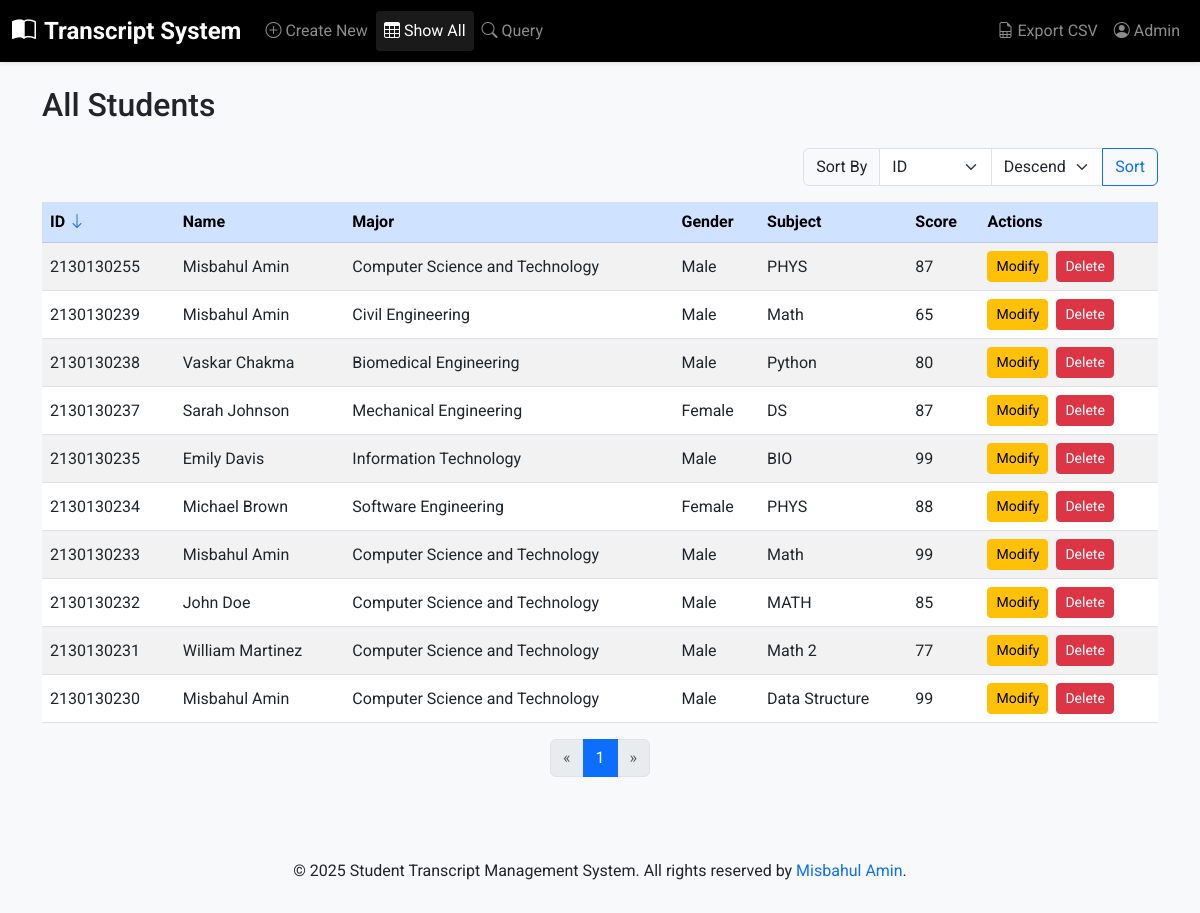
The page /list/?sort=student_id&order=desc on the database its author committed.
### students/models.py (models this page shows, shortened)
class Student(models.Model):
    MAJOR_CHOICES = [
    ('CST', 'Computer Science and Technology'),
    ('SE', 'Software Engineering'),
    ('IT', 'Information Technology'),
    ('ECE', 'Electronics and Communication Engineering'),
    ('ME', 'Mechanical Engineering'),
    ('EE', 'Electrical Engineering'),
    ('CE', 'Civil Engineering'),
    ('AE', 'Aerospace Engineering'),
    ('BME', 'Biomedical Engineering'),
    ('CHE', 'Chemical Engineering'),
    ('ENV', 'Environmental Engineering'),
    ('DS', 'Data Science'),
    ('AI', 'Artificial Intelligence'),
    ('CY', 'Cybersecurity'),
    ('IS', 'Information Systems'),
    ('BT', 'Biotechnology'),
    ('PH', 'Physics'),
    ('CH', 'Chemistry'),
    ('MA', 'Mathematics'),
    ('ECO', 'Economics'),
]
    GENDER_CHOICES = [
        ('Male', 'Male'),
        ('Female', 'Female'),
        ('Other', 'Other'),
    ]
    major = models.CharField(max_length=50, choices=MAJOR_CHOICES)
    student_id = models.CharField(max_length=20, unique=True)
    name = models.CharField(max_length=100)
    gender = models.CharField(max_length=10, choices=GENDER_CHOICES)
    subject = models.CharField(max_length=100)
    score = models.PositiveIntegerField()

### students/views.py (the view)
# urls.py: path('list/', views.list_students, name='list_students'),
def list_students(request):
    sort_by = request.GET.get('sort', 'student_id')
    order = request.GET.get('order', 'asc')
    if sort_by not in ['student_id', 'score']:
        sort_by = 'student_id'
    if order == 'desc':
        sort_by = '-' + sort_by
    students = Student.objects.all().order_by(sort_by)
    paginator = Paginator(students, 10)  # Show 10 students per page
    page_number = request.GET.get('page')
    page_obj = paginator.get_page(page_number)
    return render(request, 'students/list_students.html', {'page_obj': page_obj, 'sort': sort_by.strip('-'), 'order': order})

### templates/students/list_students.html (shortened to what this page needs)
{% extends 'base.html' %}
{% block content %}
<h2 class="mb-4">All Students</h2>
<div class="d-flex justify-content-end mb-3">
    <form method="get" class="form-inline">
        <div class="input-group">
            <label class="input-group-text" for="sort">Sort By</label>
            <select class="form-select" id="sort" name="sort">
                <option value="student_id" {% if sort == 'student_id' %}selected{% endif %}>ID</option>
            </select>
            <select class="form-select" name="order">
                <option value="desc" {% if order == 'desc' %}selected{% endif %}>Descending</option>
            </select>
            <button class="btn btn-outline-primary" type="submit">Sort</button>
        </div>
    </form>
</div>
<div class="table-responsive">
    <table class="table table-striped table-hover align-middle">
        <thead class="table-primary">
            <tr>
                <th>ID <a href="?sort=student_id&order={% if sort == 'student_id' and order == 'asc' %}desc{% else %}asc{% endif %}">
                    {% if sort == 'student_id' %}
                        {% if order == 'asc' %}
                            <i class="bi bi-arrow-up"></i>
                        {% else %}
                            <i class="bi bi-arrow-down"></i>
                        {% endif %}
                    {% endif %}
                </a></th>
                <th>Name</th>
                <th>Major</th>
                <th>Gender</th>
                <th>Subject</th>
                <th>Score </th>
                <th>Actions</th>
            </tr>
        </thead>
        <tbody>
            {% for student in page_obj.object_list %}
                <tr>
                    <td>{{ student.student_id }}</td>
                    <td>{{ student.name }}</td>
                    <td>{{ student.get_major_display }}</td>
                    <td>{{ student.gender }}</td>
                    <td>{{ student.subject }}</td>
                    <td>{{ student.score }}</td>
                    <td>
                        <a href="{% url 'students:modify_student' student.pk %}" class="btn btn-sm btn-warning me-1">Modify</a>
                        <a href="{% url 'students:delete_student' student.pk %}" class="btn btn-sm btn-danger">Delete</a>
                    </td>
                </tr>
            {% empty %}
                <tr>
                    <td colspan="7" class="text-center">No students found.</td>
                </tr>
            {% endfor %}
        </tbody>
    </table>
</div>
<nav aria-label="Page navigation">
    <ul class="pagination justify-content-center">
        {% if page_obj.has_previous %}
            <li class="page-item">
                <a class="page-link" href="?page={{ page_obj.previous_page_number }}&sort={{ sort }}&order={{ order }}" aria-label="Previous">
                    <span aria-hidden="true">&laquo;</span>
                </a>
            </li>
        {% else %}
            <li class="page-item disabled">
                <span class="page-link" aria-label="Previous">
                    <span aria-hidden="true">&laquo;</span>
                </span>
            </li>
        {% endif %}
        {% for num in page_obj.paginator.page_range %}
            {% if page_obj.number == num %}
                <li class="page-item active"><span class="page-link">{{ num }}</span></li>
            {% elif num > page_obj.number|add:'-3' and num < page_obj.number|add:'3' %}
                <li class="page-item"><a class="page-link" href="?page={{ num }}&sort={{ sort }}&order={{ order }}">{{ num }}</a></li>
            {% endif %}
        {% endfor %}
        {% if page_obj.has_next %}
            <li class="page-item">
                <a class="page-link" href="?page={{ page_obj.next_page_number }}&sort={{ sort }}&order={{ order }}" aria-label="Next">
                    <span aria-hidden="true">&raquo;</span>
                </a>
            </li>
        {% else %}
            <li class="page-item disabled">
                <span class="page-link" aria-label="Next">
                    <span aria-hidden="true">&raquo;</span>
                </span>
            </li>
        {% endif %}
    </ul>
</nav>
{% endblock %}

### static/css/styles.css (style rules this page uses)
body { background-color: #f8f9fa; font-family: 'Roboto', sans-serif; }
.btn-primary, .btn-success, .btn-warning { transition: background-color 0.3s, color 0.3s; }
.mb-4 { margin-bottom: 1.5rem !important; }

### rows shown on the page
Student: student_id "2130130255", name "Misbahul Amin", major "Computer Science and Technology", gender "Male", subject "PHYS", score "87"
Student: student_id "2130130239", name "Misbahul Amin", major "Civil Engineering", gender "Male", subject "Math", score "65"
Student: student_id "2130130238", name "Vaskar Chakma", major "Biomedical Engineering", gender "Male", subject "Python", score "80"
Student: student_id "2130130237", name "Sarah Johnson", major "Mechanical Engineering", gender "Female", subject "DS", score "87"
Student: student_id "2130130235", name "Emily Davis", major "Information Technology", gender "Male", subject "BIO", score "99"
Student: student_id "2130130234", name "Michael Brown", major "Software Engineering", gender "Female", subject "PHYS", score "88"
Student: student_id "2130130233", name "Misbahul Amin", major "Computer Science and Technology", gender "Male", subject "Math", score "99"
Student: student_id "2130130232", name "John Doe", major "Computer Science and Technology", gender "Male", subject "MATH", score "85"
Student: student_id "2130130231", name "William Martinez", major "Computer Science and Technology", gender "Male", subject "Math 2", score "77"
Student: student_id "2130130230", name "Misbahul Amin", major "Computer Science and Technology", gender "Male", subject "Data Structure", score "99"

### other values the page prints
{{ num }} "1"
